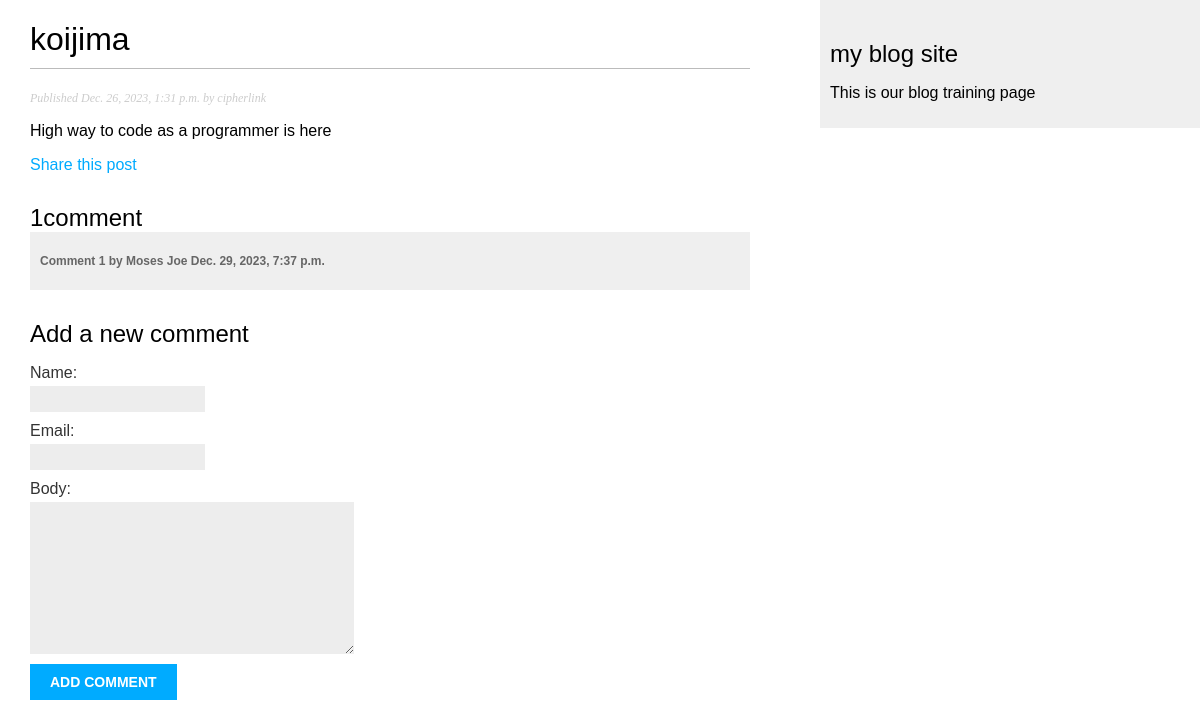
Page /blog/2023/12/26/koijima/ on the committed database.
### blog/models.py (models this page shows, shortened)
class Post(models.Model):
    class Status(models.TextChoices):
        DRAFT = 'DF', 'Draft'
        PUBLISHED = 'PB', 'Published'
    title = models.CharField(max_length=200)
    slug = models.CharField(max_length=200,
                            unique_for_date='publish')
    author = models.ForeignKey(User,
                               on_delete=models.CASCADE,
                               related_name='blog_posts')
    body = models.TextField()
    publish = models.DateTimeField(default=timezone.now)
    created = models.DateTimeField(auto_now_add=True)
    updated = models.DateField(auto_now=True)
    status = models.CharField(max_length=2,
                              choices=Status.choices,
                              default=Status.DRAFT)
    objects = models.Manager()
    published = PublishedManager()

class Comment(models.Model):
    post = models.ForeignKey(Post,
                             on_delete=models.CASCADE,
                             related_name='comments')
    name = models.CharField(max_length=90)
    email = models.EmailField()
    body = models.TextField()
    created = models.DateTimeField(auto_now_add=True)
    updated = models.DateTimeField(auto_now=True)
    active = models.BooleanField(default=True)
    class Meta:
        ordering = ['created']
        indexes = [
            models.Index(fields=['created']),
        ]

### blog/views.py (the view)
def post_detail(request, year, month, day, post):
    post = get_object_or_404(Post,
                             status=Post.Status.PUBLISHED,
                             slug=post,
                             publish__year=year,
                             publish__month=month,
                             publish__day=day)
    comments = post.comments.filter(active=True)
    form = CommentForm()
    return render(request,
                  'blog/post/detail.html',
                  {'post': post,
                   'comments': comments,
                   'form': form})

### blog/forms.py
class CommentForm(forms.ModelForm):
    class Meta:
        model = Comment
        fields = ['name', 'email', 'body']

### blog/templates/blog/post/detail.html (shortened to what this page needs)
{% extends "blog/base.html" %}
{% block content %}
    <h1>{{ post.title }}</h1>
    <p class="date">
        Published {{ post.publish }} by {{ post.author }}
    </p>
    {{ post.body|linebreaks }}
    <p>
        <a href="{% url "blog:post_share" post.id %}">
            Share this post
        </a>
    </p>
    {% with comments.count as total_comments %}
        <h2>
            {{ total_comments }}comment{{ total_comments|pluralize }}
        </h2>
    {% endwith %}
    {% for comment in comments %}
    <div class="comment">
        <p class="info">
            Comment {{ forloop.counter }} by {{ comment.name }}
            {{ comment.created }}
        </p>
    </div>
    {% empty %}
        <p>There are no comments.</p>
    {% endfor %}
    {% include "blog/post/includes/comment_form.html" %}
{% endblock %}

### blog/static/css/blog.css (style rules this page uses)
body { margin:0; padding:0; font-family:helvetica, sans-serif; }
a { color:#00abff; text-decoration:none; }
h1 { font-weight:normal; border-bottom:1px solid #bbb; padding:0 0 10px 0; }
h2 { font-weight:normal; margin:30px 0 0; }
p.date { color:#ccc; font-family: georgia, serif; font-size: 12px; font-style: italic; }
label { float:left; clear:both; color:#333; margin-bottom:4px; }
input, textarea { clear:both; float:left; margin:0 0 10px; background:#ededed; border:0; padding:6px 10px; font-size:12px; }
.comment { padding:10px; }
.comment:nth-child(even) { background:#efefef; }
.comment .info { font-weight:bold; font-size:12px; color:#666; }

### rows in the picture
Post: title "koijima", publish "Dec. 26, 2023, 1:31 p.m.", author "cipherlink", body "High way to code as a programmer is here"
Comment: name "Moses Joe", created "Dec. 29, 2023, 7:37 p.m."

### other values in the picture
{{ total_comments }} "1"
